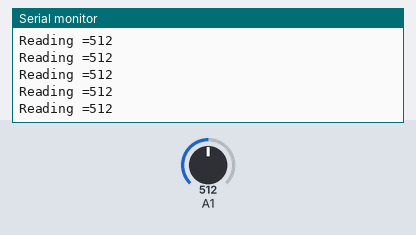
Simulated run of this sketch. Board: Arduino Uno, built with avr-gcc and run on an emulated ATmega328P. Shown: the last lines printed to the serial monitor. The test bench sets the inputs (shaded band); at power-on: A1 = 512.

Above: at 8.7 s.
8.8 s: A1 set to 985
At 9.5 s:
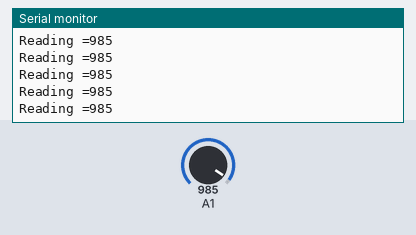
10.3 s: A1 set to 1017
At 11.0 s:
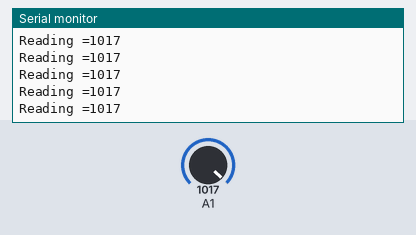
Timing chart, 0 to 13.3 s (numbered marks = the images above; inputs shaded):
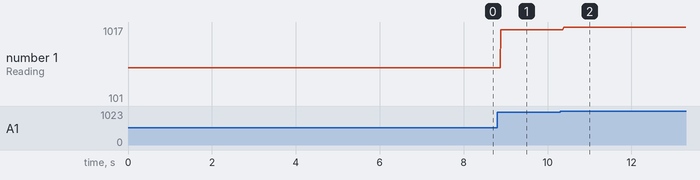

The sketch:

sketch_jul25a.ino
```cpp
int Reading;
String message = "Reading =";
float dec = 1.5;
boolean tf = true;

void setup() {
  // put your setup code here, to run once:
  pinMode (A1, INPUT);
  Serial.begin(9600);
}

void loop() {
  // put your main code here, to run repeatedly:
  Reading = analogRead(A1);
  Serial.print(message); Serial.println(Reading);

}
```

Measured:
- after the input at 8.8 s, the serial monitor: prints a new line after 0.08 s (image 1)
- after the input at 10.3 s, the serial monitor: prints a new line after 0.08 s (image 2)
- plotted number 1: 512 → 985 after the input at 8.8 s, 985 → 101 after the input at 10.3 s
